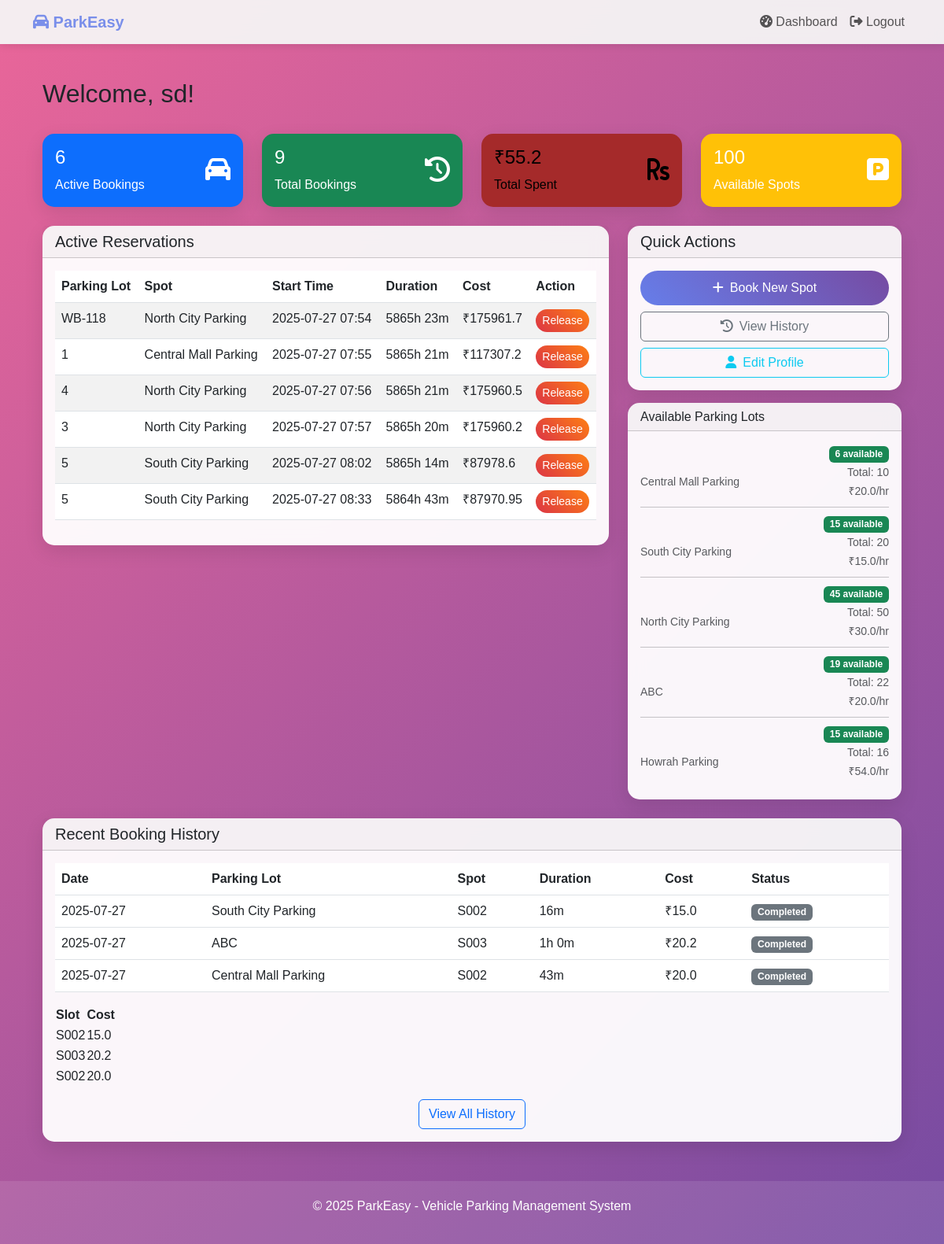
The app's page /user/dashboard (signed in) with its own data.
### models.py (models this page shows, shortened)
class User(db.Model):
    __tablename__ = 'users'
    id = db.Column(db.Integer, primary_key=True)
    username = db.Column(db.String(80), unique=True, nullable=False)
    email = db.Column(db.String(120), unique=True, nullable=False)
    password = db.Column(db.String(200), nullable=False)
    phone = db.Column(db.String(15), nullable=True)
    created_at = db.Column(db.DateTime, default=datetime.now)
    reservations = db.relationship('Reservation', backref='user', lazy=True)

class Reservation(db.Model):
    __tablename__ = 'reservations'
    id = db.Column(db.Integer, primary_key=True)
    spot_id = db.Column(db.Integer, db.ForeignKey('parking_spots.id'), nullable=False)
    user_id = db.Column(db.Integer, db.ForeignKey('users.id'), nullable=False)
    vehicle_number = db.Column(db.String(20), nullable=False)
    parking_timestamp = db.Column(db.DateTime, default=datetime.now)
    leaving_timestamp = db.Column(db.DateTime, nullable=True)
    parking_cost = db.Column(db.Float, nullable=True)
    @property
    def parking_lot(self):
        return self.parking_spot.parking_lot if self.parking_spot else None
    @property
    def duration_hours(self):
        end_time = self.leaving_timestamp or datetime.now()
        duration = end_time - self.parking_timestamp
        hours = duration.total_seconds() / 3600
        return max(1, round(hours, 2))
    @property
    def total_cost(self):
        if self.parking_lot:
            return round(self.duration_hours * self.parking_lot.price_per_hour, 2)
        return 0
    def duration_parked(self):
        end_time = self.leaving_timestamp or datetime.now()
        duration = end_time - self.parking_timestamp
        hours = int(duration.total_seconds() // 3600)
        minutes = int((duration.total_seconds() % 3600) // 60)
        return f"{hours}h {minutes}m" if hours else f"{minutes}m"

class ParkingLot(db.Model):
    __tablename__ = 'parking_lots'
    id = db.Column(db.Integer, primary_key=True)
    prime_location_name = db.Column(db.String(100), nullable=False)
    address = db.Column(db.Text, nullable=False)
    pin_code = db.Column(db.String(10), nullable=False)
    price_per_hour = db.Column(db.Float, nullable=False)
    maximum_number_of_spots = db.Column(db.Integer, nullable=False)
    created_at = db.Column(db.DateTime, default=datetime.now)
    parking_spots = db.relationship('ParkingSpot', backref='parking_lot', lazy=True, cascade='all, delete-orphan')
    def available_spots_count(self):
        return len([spot for spot in self.parking_spots if spot.status == 'A'])

class ParkingSpot(db.Model):
    __tablename__ = 'parking_spots'
    id = db.Column(db.Integer, primary_key=True)
    lot_id = db.Column(db.Integer, db.ForeignKey('parking_lots.id'), nullable=False)
    spot_number = db.Column(db.String(10), nullable=False)
    status = db.Column(db.String(1), default='A', nullable=False)
    created_at = db.Column(db.DateTime, default=datetime.utcnow)
    reservations = db.relationship('Reservation', backref='parking_spot', lazy=True)

### app.py (the view)
@app.route('/user/dashboard')
def user_dashboard():
    if session.get('user_type') != 'user':
        flash('User login required!', 'error')
        return redirect(url_for('user_login'))
    user_id = session['user_id']
    user = User.query.get(user_id)
    current_reservations = Reservation.query.filter_by(
        user_id=user_id,
        leaving_timestamp=None
    ).all()
    past_reservations = Reservation.query.filter(
        Reservation.user_id == user_id,
        Reservation.leaving_timestamp.isnot(None)
    ).order_by(Reservation.parking_timestamp.desc()).all()
    parking_lots = ParkingLot.query.all()
    available_lots = [lot for lot in parking_lots if lot.available_spots_count() > 0]
    active_reservations = len(current_reservations)
    total_reservations = len(current_reservations) + len(past_reservations)
    total_spent = round(sum(res.total_cost for res in past_reservations), 2)
    recent_reservations = past_reservations[:5]
    available_spots = sum(lot.available_spots_count() for lot in parking_lots)
    return render_template(
        'user_dashboard.html',
        user=user,
        active_reservations=active_reservations,
        total_reservations=total_reservations,
        total_spent=total_spent,
        available_spots=available_spots,
        recent_reservations=recent_reservations,
        active_reservations_list=current_reservations,
        parking_lots=parking_lots
    )

### templates/user_dashboard.html (shortened to what this page needs)
{% extends "base.html" %}
{% block content %}
<div class="container-fluid">
    <div class="row">
        <div class="col-12">
            <div class="d-flex justify-content-between align-items-center mb-4">
                <h2>Welcome, {{ user.username }}!</h2>
            </div>
        </div>
    </div>
    <div class="row">
        <div class="col-md-3 mb-4">
            <div class="card bg-primary text-white">
                <div class="card-body">
                    <div class="d-flex justify-content-between">
                        <div>
                            <h4>{{ active_reservations }}</h4>
                            <p class="mb-0">Active Bookings</p>
                        </div>
                        <div class="align-self-center">
                            <i class="fas fa-car fa-2x"></i>
                        </div>
                    </div>
                </div>
            </div>
        </div>
        <div class="col-md-3 mb-4">
            <div class="card bg-success text-white">
                <div class="card-body">
                    <div class="d-flex justify-content-between">
                        <div>
                            <h4>{{ total_reservations }}</h4>
                            <p class="mb-0">Total Bookings</p>
                        </div>
                        <div class="align-self-center">
                            <i class="fas fa-history fa-2x"></i>
                        </div>
                    </div>
                </div>
            </div>
        </div>
        <div class="col-md-3 mb-4">
            <div class="card text-black " style="background-color: brown;">
                <div class="card-body">
                    <div class="d-flex justify-content-between">
                        <div>
                            <h4>₹{{ total_spent or 0 }}</h4>
                            <p class="mb-0">Total Spent</p>
                        </div>
                        <div class="align-self-center">
                            <i class="fas fa-rupee-sign fa-2x"></i>
                        </div>
                    </div>
                </div>
            </div>
        </div>
        <div class="col-md-3 mb-4">
            <div class="card bg-warning text-white">
                <div class="card-body">
                    <div class="d-flex justify-content-between">
                        <div>
                            <h4>{{ available_spots }}</h4>
                            <p class="mb-0">Available Spots</p>
                        </div>
                        <div class="align-self-center">
                            <i class="fas fa-parking fa-2x"></i>
                        </div>
                    </div>
                </div>
            </div>
        </div>
    </div>
    <div class="row">
        <div class="col-md-8 mb-4">
            <div class="card">
                <div class="card-header">
                    <h5 class="mb-0">Active Reservations</h5>
                </div>
                <div class="card-body">
                    {% if active_reservations_list %}
                        <div class="table-responsive">
                            <table class="table table-striped">
                                <thead>
                                    <tr>
                                        <th>Parking Lot</th>
                                        <th>Spot</th>
                                        <th>Start Time</th>
                                        <th>Duration</th>
                                        <th>Cost</th>
                                        <th>Action</th>
                                    </tr>
                                </thead>
                                <tbody>
                                    {% for reservation in active_reservations_list %}
                                    <tr>
                                        <td>{{ reservation.vehicle_number }}</td>
                                        <td>{{ reservation.parking_lot.prime_location_name }}</td>
                                        <td>{{ reservation.parking_timestamp.strftime('%Y-%m-%d %H:%M') }}</td>
                                        <td>{{ reservation.duration_parked() }}</td>
                                        <td>₹{{ reservation.total_cost }}</td>
                                        <td>
                                            <form method="POST" action="{{ url_for('release_spot', reservation_id=reservation.id) }}" style="display: inline;">
                                                <button type="submit" class="btn btn-sm btn-danger"
                                                        onclick="return confirm('Are you sure you want to release this spot?')">
                                                    Release
                                                </button>
                                            </form>
                                        </td>
                                    </tr>
                                    {% endfor %}
                                </tbody>
                            </table>
                        </div>
                    {% endif %}
                </div>
            </div>
        </div>
        <div class="col-md-4 mb-4">
            <div class="card">
                <div class="card-header">
                    <h5 class="mb-0">Quick Actions</h5>
                </div>
                <div class="card-body">
                    <div class="d-grid gap-2">
                        <a href="{{ url_for('parking_lots') }}" class="btn btn-primary">
                            <i class="fas fa-plus me-2"></i>Book New Spot
                        </a>
                        <a href="{{ url_for('user_dashboard') }}?tab=history" class="btn btn-outline-secondary">
                            <i class="fas fa-history me-2"></i>View History
                        </a>
                        <button class="btn btn-outline-info" data-bs-toggle="modal" data-bs-target="#profileModal">
                            <i class="fas fa-user me-2"></i>Edit Profile
                        </button>
                    </div>
                </div>
            </div>
            <div class="card mt-3">
                <div class="card-header">
                    <h6 class="mb-0">Available Parking Lots</h6>
                </div>
                <div class="card-body">
                    {% if parking_lots %}
                        {% for lot in parking_lots %}
                        <div class="d-flex justify-content-between align-items-center mb-2">
                            <div>
                                <strong>{{ lot.name }}</strong><br>
                                <small class="text-muted">{{ lot.prime_location_name }}</small>
                            </div>
                            <div class="text-end">
                                <a href="{{ url_for('view_spots', lot_id=lot.id) }}" class="badge bg-success text-decoration-none">
                                    {{ lot.available_spots_count() }} available
                                </a><br>
                                <small class="text-muted">Total: {{ lot.maximum_number_of_spots }}</small><br>
                                <small class="text-muted">₹{{ lot.price_per_hour }}/hr</small>
                            </div>
                        </div>
                        {% if not loop.last %}<hr class="my-2">{% endif %}
                        {% endfor %}
                    {% else %}
                        <p class="text-muted mb-0">No parking lots available.</p>
                    {% endif %}
                </div>
            </div>
        </div>
    </div>
    <div class="row">
        <div class="col-12">
            <div class="card">
                <div class="card-header">
                    <h5 class="mb-0">Recent Booking History</h5>
                </div>
                <div class="card-body">
                    {% if recent_reservations %}
                        <div class="table-responsive">
                            <table class="table table-hover">
                                <thead>
                                    <tr>
                                        <th>Date</th>
                                        <th>Parking Lot</th>
                                        <th>Spot</th>
                                        <th>Duration</th>
                                        <th>Cost</th>
                                        <th>Status</th>
                                    </tr>
                                </thead>
                                <tbody>
                                    {% for reservation in recent_reservations %}
                                    <tr>
                                        <td>{{ reservation.parking_timestamp.strftime('%Y-%m-%d') }}</td>
                                        <td>{{ reservation.parking_spot.parking_lot.prime_location_name  }}</td>
                                        <td>{{ reservation.parking_spot.spot_number }}</td>
                                        <td>{{ reservation.duration_parked() }} </td>
                                        <td>₹{{ reservation.total_cost }}</td>
                                        <td>
                                            {% if reservation.is_active %}
                                                <span class="badge bg-success">Active</span>
                                            {% else %}
                                                <span class="badge bg-secondary">Completed</span>
                                            {% endif %}
                                        </td>
                                    </tr>
                                    {% endfor %}
                                </tbody>
                            </table>
                        </div>
<div>
    <table>
        <thead>
            <tr>
                <th>Slot</th>
                <th>Cost</th>
            </tr>
        </thead>
        <tbody>
            {% for reservation in recent_reservations %}
            <tr>
                <td>{{ reservation.parking_spot.spot_number }}</td>
                <td>{{ reservation.total_cost }}</td>
            </tr>
            {% endfor %}
        </tbody>
    </table>
</div>
                        <div class="text-center mt-3">
                            <a href="{{ url_for('user_dashboard') }}?tab=history" class="btn btn-outline-primary">View All History</a>
                        </div>
                    {% else %}
                        <div class="text-center py-4">
                            <i class="fas fa-history fa-3x text-muted mb-3"></i>
                            <h5 class="text-muted">No Booking History</h5>
                            <p class="text-muted">Your booking history will appear here once you make reservations.</p>
                        </div>
                    {% endif %}
                </div>
            </div>
        </div>
    </div>
</div>
{% endblock %}

### templates/base.html (style rules this page uses)
body { background: linear-gradient(135deg, #ea6699 0%, #764ba2 100%); min-height: 100vh; font-family: 'Arial', sans-serif; }
.card { background: rgba(255, 255, 255, 0.95); backdrop-filter: blur(10px); border: none; border-radius: 15px; box-shadow: 0 8px 25px rgba(0,0,0,0.1); }
.btn-primary { background: linear-gradient(45deg, #667eea, #764ba2); border: none; border-radius: 25px; padding: 10px 25px; font-weight: 500; transition: all 0.3s ease; }
.btn-danger { background: linear-gradient(45deg, #dc3545, #fd7e14); border: none; border-radius: 25px; }

### records on screen
User: username "sd"
Reservation: vehicle_number "WB-118", parking_lot.prime_location_name "North City Parking", parking_timestamp "2025-07-27 07:54", duration_parked "5865h 23m", total_cost "175961.7"
Reservation: vehicle_number "1", parking_lot.prime_location_name "Central Mall Parking", parking_timestamp "2025-07-27 07:55", duration_parked "5865h 21m", total_cost "117307.2"
Reservation: vehicle_number "4", parking_lot.prime_location_name "North City Parking", parking_timestamp "2025-07-27 07:56", duration_parked "5865h 21m", total_cost "175960.5"
Reservation: vehicle_number "3", parking_lot.prime_location_name "North City Parking", parking_timestamp "2025-07-27 07:57", duration_parked "5865h 20m", total_cost "175960.2"
Reservation: vehicle_number "5", parking_lot.prime_location_name "South City Parking", parking_timestamp "2025-07-27 08:02", duration_parked "5865h 14m", total_cost "87978.6"
Reservation: vehicle_number "5", parking_lot.prime_location_name "South City Parking", parking_timestamp "2025-07-27 08:33", duration_parked "5864h 43m", total_cost "87970.95"
ParkingLot: prime_location_name "Central Mall Parking", available_spots_count "6", maximum_number_of_spots "10", price_per_hour "20.0"
ParkingLot: prime_location_name "South City Parking", available_spots_count "15", maximum_number_of_spots "20", price_per_hour "15.0"
ParkingLot: prime_location_name "North City Parking", available_spots_count "45", maximum_number_of_spots "50", price_per_hour "30.0"
ParkingLot: prime_location_name "ABC", available_spots_count "19", maximum_number_of_spots "22", price_per_hour "20.0"
ParkingLot: prime_location_name "Howrah Parking", available_spots_count "15", maximum_number_of_spots "16", price_per_hour "54.0"
Reservation: parking_timestamp "2025-07-27", parking_spot.parking_lot.prime_location_name "South City Parking", parking_spot.spot_number "S002", duration_parked "16m", total_cost "15.0"
Reservation: parking_timestamp "2025-07-27", parking_spot.parking_lot.prime_location_name "ABC", parking_spot.spot_number "S003", duration_parked "1h 0m", total_cost "20.2"
Reservation: parking_timestamp "2025-07-27", parking_spot.parking_lot.prime_location_name "Central Mall Parking", parking_spot.spot_number "S002", duration_parked "43m", total_cost "20.0"

### other values on screen
{{ active_reservations }} "6"
{{ total_reservations }} "9"
{{ total_spent or 0 }} "55.2"
{{ available_spots }} "100"
